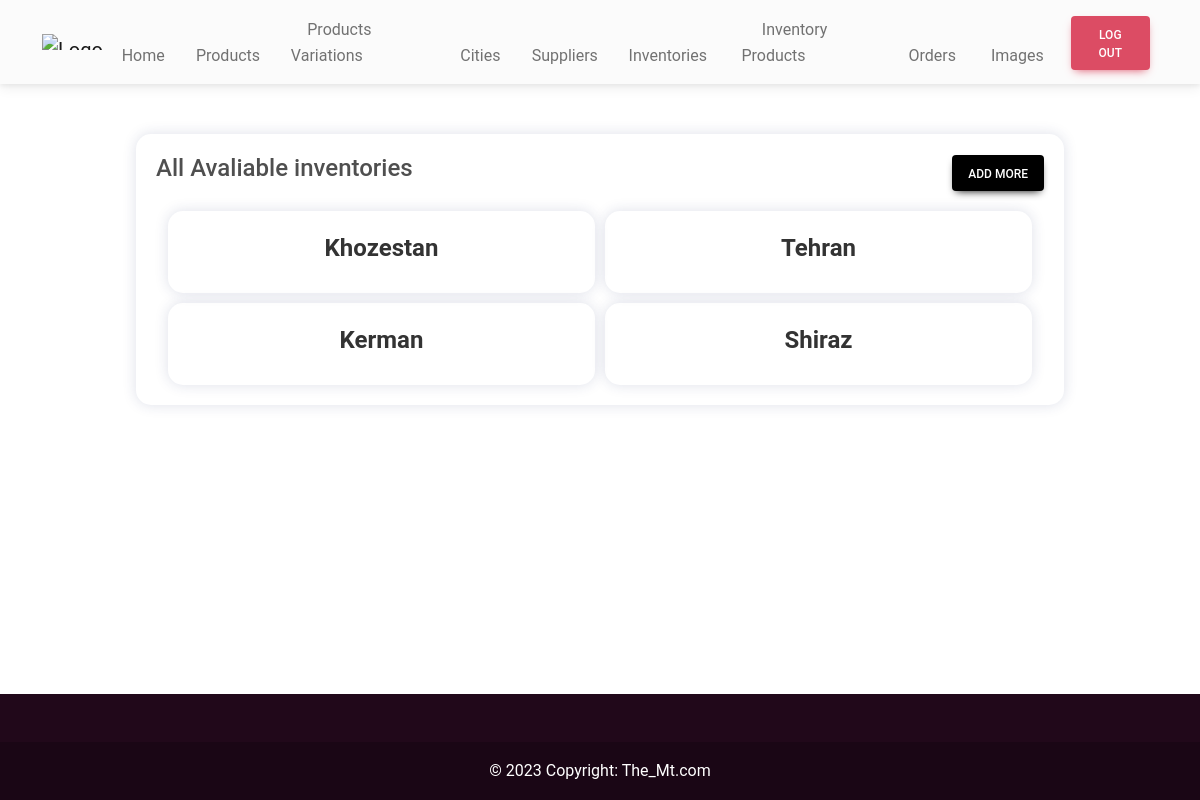
Before: /adminHome/inventoryList/ (signed in) with the older database file.
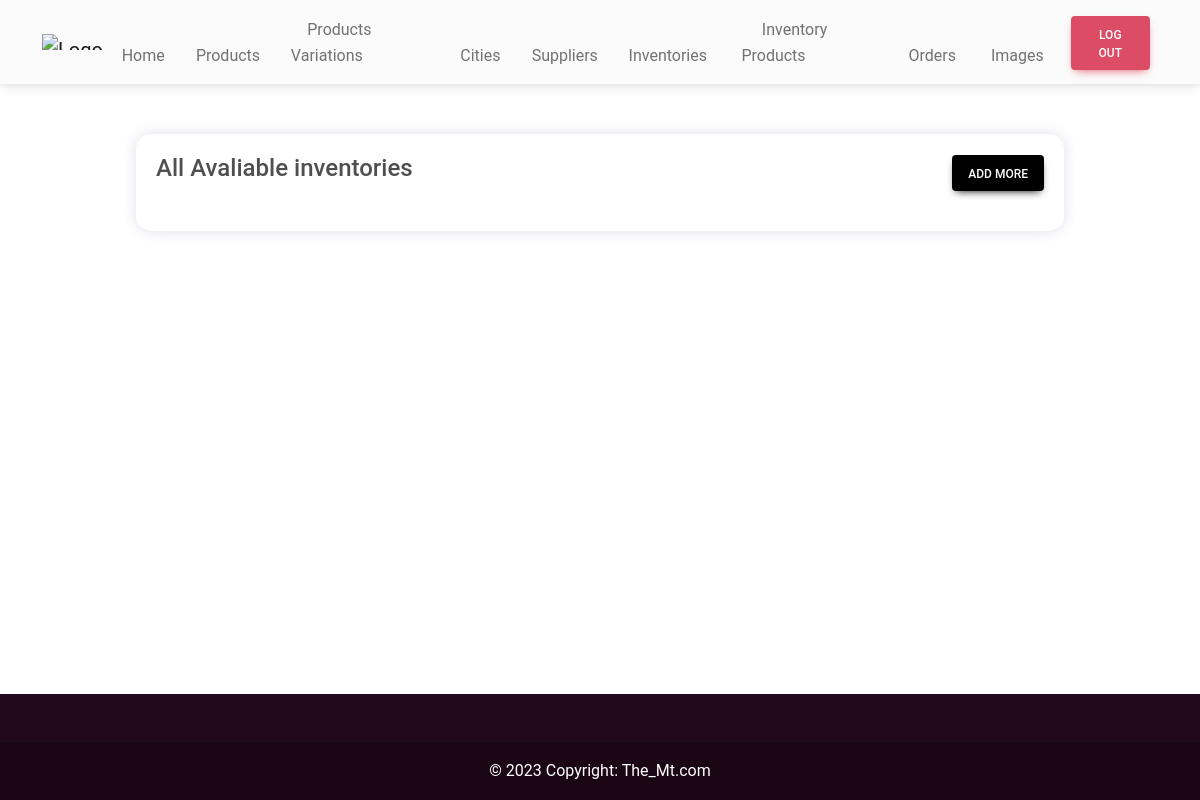
After: the same page with the newer database file.
### shop/models.py (models this page shows, shortened)
class Inventory(models.Model):
    cityId = models.ForeignKey(City, on_delete=models.CASCADE, verbose_name="City")

class City(models.Model):
    name = models.CharField(max_length=200, verbose_name="Name")

### shop/views.py (the view)
# urls.py: path('adminHome/inventoryList/', InventoryListView.as_view(), name='inventoryList'),
class InventoryListView(LoginRequiredMixin, ListView):
    model = Inventory
    template_name = 'inventoryList.html'

### templates/inventoryList.html (shortened to what this page needs)
{% extends 'adminBase.html' %}
{% load static %}
{% block cssLinks %}
<link rel="stylesheet" href="{% static 'css/inventory.css' %}" />
{% endblock cssLinks %}
{% block content %}
<section class="inventoryList">
  <div class="wrapper">
    <div class="top">
      <h4>All Avaliable inventories</h4>
      <a class="btn btn-black px-3" href="{% url  'inventoryCreate' %}">Add more</a>
    </div>
    <div class="container">
      {% for inventory in object_list%}
      <div class="inventoryCard">
        <h4>{{ inventory.cityId.name }}</h4>
      </div>
      {% endfor %}
    </div>
  </div>
</section>
{% endblock content %}

Changed rows visible on the page:
removed Inventory: cityId.name "Khozestan"
removed Inventory: cityId.name "Tehran"
removed Inventory: cityId.name "Kerman"
removed Inventory: cityId.name "Shiraz"
